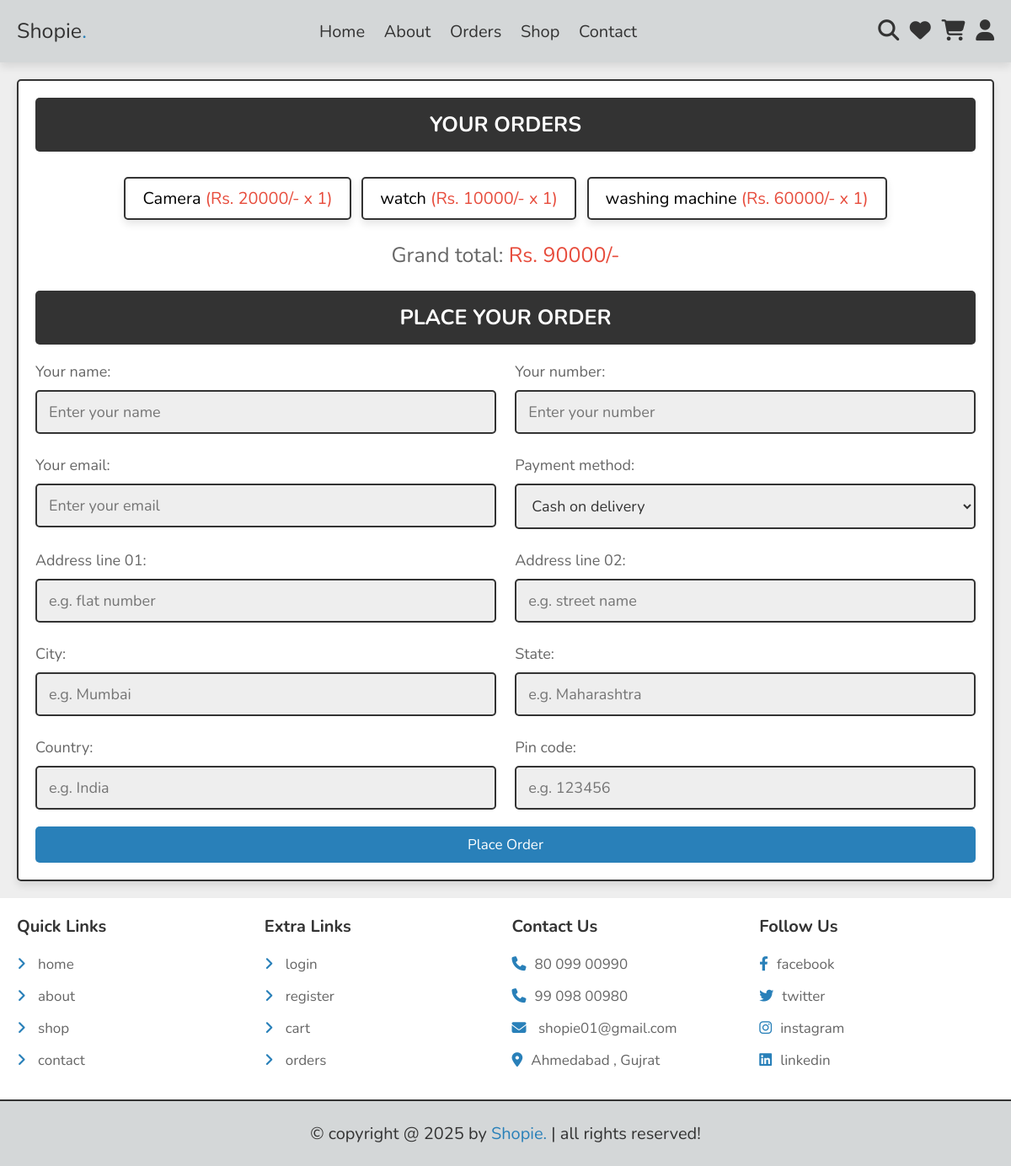
/userside/checkout.php (signed in), run on the app's committed database.
### tables this page shows
CREATE TABLE `cart` (
  `cid` int(20) NOT NULL,
  `uid` int(20) NOT NULL,
  `pid` int(20) NOT NULL,
  `name` varchar(50) NOT NULL,
  `price` varchar(50) NOT NULL,
  `quatity` int(10) NOT NULL,
  `pimg` varchar(500) NOT NULL
);

### userside/checkout.php (the view, shortened to what this page needs)
<!DOCTYPE html>
<html lang="en">
<head>
   <link rel="stylesheet" href="https://cdnjs.cloudflare.com/ajax/libs/font-awesome/6.1.1/css/all.min.css">
   <link rel="stylesheet" href="css/style.css">
</head>
<body>
   <?php include '../include/user_header.php'; ?>
   <section class="checkout-orders">
      <form action="" method="POST">
         <h3>Your Orders</h3>
         <div class="display-orders">
            <?php
            $grand_total = 0;
            $query = "SELECT * FROM `cart` WHERE uid = ?";
            $stmt = $conn->prepare($query);
            $stmt->bind_param("i", $user_id);
            $stmt->execute();
            $result = $stmt->get_result();
            if ($result->num_rows > 0) {
               while ($fetch_cart = $result->fetch_assoc()) {
                  $grand_total += ($fetch_cart['price'] * $fetch_cart['quatity']);
            ?>
                  <p> <?= $fetch_cart['name']; ?> <span>(<?= 'Rs. ' . $fetch_cart['price'] . '/- x ' . $fetch_cart['quatity']; ?>)</span> </p>
            <?php
               }
            } else {
               echo '<p class="empty">Your cart is empty!</p>';
            }
            ?>
            <div class="grand-total">Grand total: <span>Rs. <?= $grand_total; ?>/-</span></div>
         </div>
         <h3>Place Your Order</h3>
         <div class="flex">
            <div class="inputBox">
               <span>Your name:</span>
               <input type="text" name="name" placeholder="Enter your name" class="box" maxlength="20" required>
            </div>
            <div class="inputBox">
               <span>Your number:</span>
               <input type="number" name="number" placeholder="Enter your number" class="box" min="0" max="9999999999" onkeypress="if(this.value.length == 10) return false;" required>
            </div>
            <div class="inputBox">
               <span>Your email:</span>
               <input type="email" name="email" placeholder="Enter your email" class="box" maxlength="50" required>
            </div>
            <div class="inputBox">
               <span>Payment method:</span>
               <select name="method" class="box" required>
                  <option value="cash on delivery">Cash on delivery</option>
               </select>
            </div>
            <div class="inputBox">
               <span>Address line 01:</span>
               <input type="text" name="flat" placeholder="e.g. flat number" class="box" maxlength="50" required>
            </div>
            <div class="inputBox">
               <span>Address line 02:</span>
               <input type="text" name="street" placeholder="e.g. street name" class="box" maxlength="50" required>
            </div>
            <div class="inputBox">
               <span>City:</span>
               <input type="text" name="city" placeholder="e.g. Mumbai" class="box" maxlength="50" required>
            </div>
            <div class="inputBox">
               <span>State:</span>
               <input type="text" name="state" placeholder="e.g. Maharashtra" class="box" maxlength="50" required>
            </div>
            <div class="inputBox">
               <span>Country:</span>
               <input type="text" name="country" placeholder="e.g. India" class="box" maxlength="50" required>
            </div>
            <div class="inputBox">
               <span>Pin code:</span>
               <input type="number" min="0" name="pin_code" placeholder="e.g. 123456" max="999999" onkeypress="if(this.value.length == 6) return false;" class="box" required>
            </div>
         </div>
         <input type="submit" name="order" class="btn <?= ($grand_total > 1) ? '' : 'disabled'; ?>" value="Place Order">
      </form>
   </section>
   <?php include '../include/ufooter.php'; ?>
</body>
</html>

### userside/css/style.css (style rules this page uses)
:root { --main-color:#2980b9; --orange:#f39c12; --red:#e74c3c; --black:#333; --white:#fff; --light-color:#666; --light-bg:#eee; --border:.2rem solid var(--black); --box-shadow:0 .5rem 1rem rgba(0,0,0,.1); }
* { font-family: 'Nunito', sans-serif; margin:0; padding:0; box-sizing: border-box; outline: none; border:none; text-decoration: none; }
html { font-size: 62.5%; overflow-x: hidden; }
body { background-color: var(--light-bg); }
section { padding:2rem; max-width: 1200px; margin:0 auto; }
.btn, .delete-btn, .option-btn { display: block; width: 100%; margin-top: 1rem; border-radius: .5rem; padding:1rem 3rem; font-size: 1.7rem; text-transform: capitalize; color:var(--white); cursor: pointer; text-align: center; }
.btn { background-color: var(--main-color); }
.display-orders { text-align: center; padding-bottom: 0; }
.display-orders p { display: inline-block; padding:1rem 2rem; margin:1rem .5rem; font-size: 2rem; text-align: center; border:var(--border); background-color: var(--white); box-shadow: var(--box-shadow); border-radius: .5rem; }
.display-orders p span { color:var(--red); }
.display-orders .grand-total { margin-top: 1.5rem; margin-bottom: 2.5rem; font-size: 2.5rem; color:var(--light-color); }
.display-orders .grand-total span { color:var(--red); }
.checkout-orders form { padding:2rem; border:var(--border); background-color: var(--white); box-shadow: var(--box-shadow); border-radius: .5rem; }
.checkout-orders form h3 { border-radius: .5rem; background-color: var(--black); color:var(--white); padding:1.5rem 1rem; text-align: center; text-transform: uppercase; margin-bottom: 2rem; font-size: 2.5rem; }
.checkout-orders form .flex { display: flex; flex-wrap: wrap; gap:1.5rem; justify-content: space-between; }
.checkout-orders form .flex .inputBox { width: 49%; }
.checkout-orders form .flex .inputBox .box { width: 100%; border:var(--border); border-radius: .5rem; font-size: 1.8rem; color:var(--black); padding:1.2rem 1.4rem; margin:1rem 0; background-color: var(--light-bg); }
.checkout-orders form .flex .inputBox span { font-size: 1.8rem; color:var(--light-color); }

### data on the page
cart: name "Camera", price "20000", quatity "1"
cart: name "watch", price "10000", quatity "1"
cart: name "washing machine", price "60000", quatity "1"

### other printed values
$grand_total "90000"
